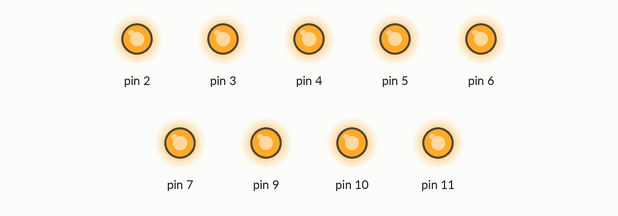
Recording of a sketch running on a simulated Arduino Uno, built with avr-gcc and run on an emulated ATmega328P. Parts: output pins drawn as LEDs (lit = HIGH). What the sketch prints to the serial monitor is not drawn.

Above: at 0.1 s.
Timing chart, 0 to 1.6 s (numbered marks = the images above):
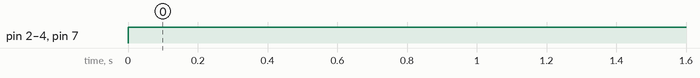

Measured:
- by itself, pin 2–4, pin 7: LOW → HIGH at 0.00 s

The sketch:

sketch_apr21a.ino
```cpp
#include <Wire.h>

unsigned char mot[3];
void receive();
void requests();
unsigned char error;

void setup() {
    Serial.begin(9600);
    DDRB |= 1<<1;
    DDRB |= 1<<2;
    DDRB |= 1<<3;
    DDRB |= (0) | (0<<4) | (0<<5);
    DDRD = (unsigned char)252;


    // first 8-bit Timer
    TCCR0A = (1<<COM0A1) | (1<<COM0A0) | (1<<COM0B1) | (1<<COM0B0) | (0b11) ; // Fast PWM in inverse mode
    TCCR0B = 5; //  freqensy div 128
    OCR0A = 0; // run mode
    OCR0B = 255;

    TCCR2A = (1<<COM2A1) | (1<<COM2A0) | (1<<COM2B1) | (1<<COM2B0) | (0b11) ; // Fast PWM in inverse mode
    TCCR2B = 5; // freqensy div 128
    OCR2A = 0; // run mode
    OCR2B = 255;

    TCCR1A = (1<<COM1A1) | (1<<COM1A0) | (1<<COM1B1) | (1<<COM1B0) | 0b01;
    TCCR1B = (1<<WGM12) | 0b101;

    OCR1A = 0;
    OCR1B = 255;


    Wire.begin(2);
    Wire.onReceive(receive);
    Wire.onRequest(requests);
}

void loop() {
    unsigned char current = mot[0] & 128;
    PORTD = ~((mot[0]&64) << 2);
    if (current) {
      OCR0A = 0;
      OCR0B = (mot[0] & (63)) << 2;
    }else {
      OCR0B = 0;
      OCR0A = (mot[0] & (63)) << 2;
    }
    error = (PORTB) & 1;

    current = mot[1] & 128;
    PORTD = ~((mot[1]&64) << 4);
    if (current) {
      OCR1A = 0;
      OCR1B =  ((mot[1] & (63)) << 2);
    }else {
      OCR1B = 0;
      OCR1A = (mot[1] & (63)) << 2;
    }
    error |= ((PORTB) & 16) << 1;

    current = mot[2] & 128;
    PORTD = ~((mot[2]&64) << 7);
    if (current) {
      OCR2A = 0;
      OCR2B = (mot[2] & (63)) << 2;
    }else {
      OCR2B = 0;
      OCR2A = (mot[2] & (63)) << 2;
    }
    error |= ((PORTB) & (32)) << 2;
    Serial.print(mot[0]);
    Serial.print("\n");
}

void receive(int len){
    if(len > 2){
        while(Wire.available() > 2){
          mot[0] = Wire.read();
          mot[1] = Wire.read();
          mot[2] = Wire.read();
        }
    }
}

void requests(){
    Wire.write(error);
}
```
